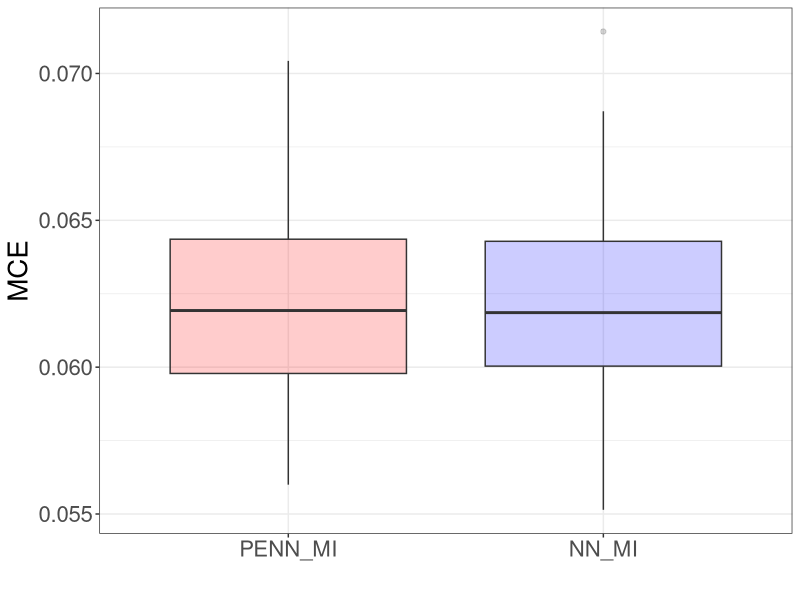

Write R code to recreate this figure.
library(ggplot2)
library(tidyr)

PENN = c(0.06185714285714283, 0.05771428571428572, 0.06628571428571428, 0.056428571428571384, 0.06485714285714284, 0.06528571428571428, 0.060285714285714276, 0.06385714285714283, 0.06071428571428572, 0.06414285714285717, 0.05957142857142861, 0.062142857142857166, 0.06171428571428572, 0.0674285714285714, 0.06314285714285717, 0.06157142857142861, 0.06242857142857139, 0.06757142857142862, 0.059142857142857164, 0.057428571428571384, 0.05971428571428572, 0.057428571428571384, 0.06814285714285717, 0.05871428571428572, 0.05671428571428572, 0.06299999999999994, 0.06057142857142861, 0.06085714285714283, 0.06357142857142861, 0.06342857142857139, 0.06000000000000005, 0.06814285714285717, 0.06257142857142861, 0.05600000000000005, 0.06442857142857139, 0.059428571428571386, 0.062000000000000055, 0.057428571428571384, 0.06185714285714283, 0.06171428571428572, 0.060285714285714276, 0.06271428571428572, 0.06885714285714284, 0.06171428571428572, 0.0704285714285714, 0.06471428571428572, 0.05857142857142861, 0.06899999999999995, 0.06257142857142861, 0.06614285714285717) 

NN = c(0.059142857142857164, 0.05985714285714283, 0.06085714285714283, 0.06428571428571428, 0.061000000000000054, 0.060142857142857165, 0.06057142857142861, 0.06271428571428572, 0.06271428571428572, 0.06471428571428572, 0.058285714285714274, 0.062000000000000055, 0.05714285714285716, 0.0714285714285714, 0.06285714285714283, 0.06271428571428572, 0.061142857142857165, 0.06685714285714284, 0.05957142857142861, 0.06285714285714283, 0.06599999999999995, 0.060142857142857165, 0.06142857142857139, 0.06057142857142861, 0.05957142857142861, 0.06514285714285717, 0.05985714285714283, 0.06071428571428572, 0.061000000000000054, 0.05671428571428572, 0.06000000000000005, 0.06457142857142861, 0.062142857142857166, 0.05614285714285716, 0.06499999999999995, 0.06428571428571428, 0.06171428571428572, 0.06271428571428572, 0.06499999999999995, 0.05514285714285716, 0.05900000000000005, 0.06057142857142861, 0.06228571428571428, 0.06485714285714284, 0.06871428571428573, 0.06342857142857139, 0.05785714285714283, 0.062142857142857166, 0.06671428571428573, 0.06585714285714284) 

Excess_Risk = data.frame('PENN_MI' = PENN, 'NN_MI' = NN)
df_long = Excess_Risk %>%
  pivot_longer(cols = everything(), names_to = "Variable", values_to = "Value")
df_long$Variable = factor(df_long$Variable, levels = c('PENN_MI', 'NN_MI'))

ggplot(df_long, aes(x=Variable, y=Value, fill=Variable)) + geom_boxplot(alpha=0.2) + 
  xlab("") + ylab("MCE") + theme_bw() + theme(legend.position = "none", text = element_text(size = 20)) + 
  scale_fill_manual(values = c('PENN_MI' = 'red', 'NN_MI' = 'blue'))